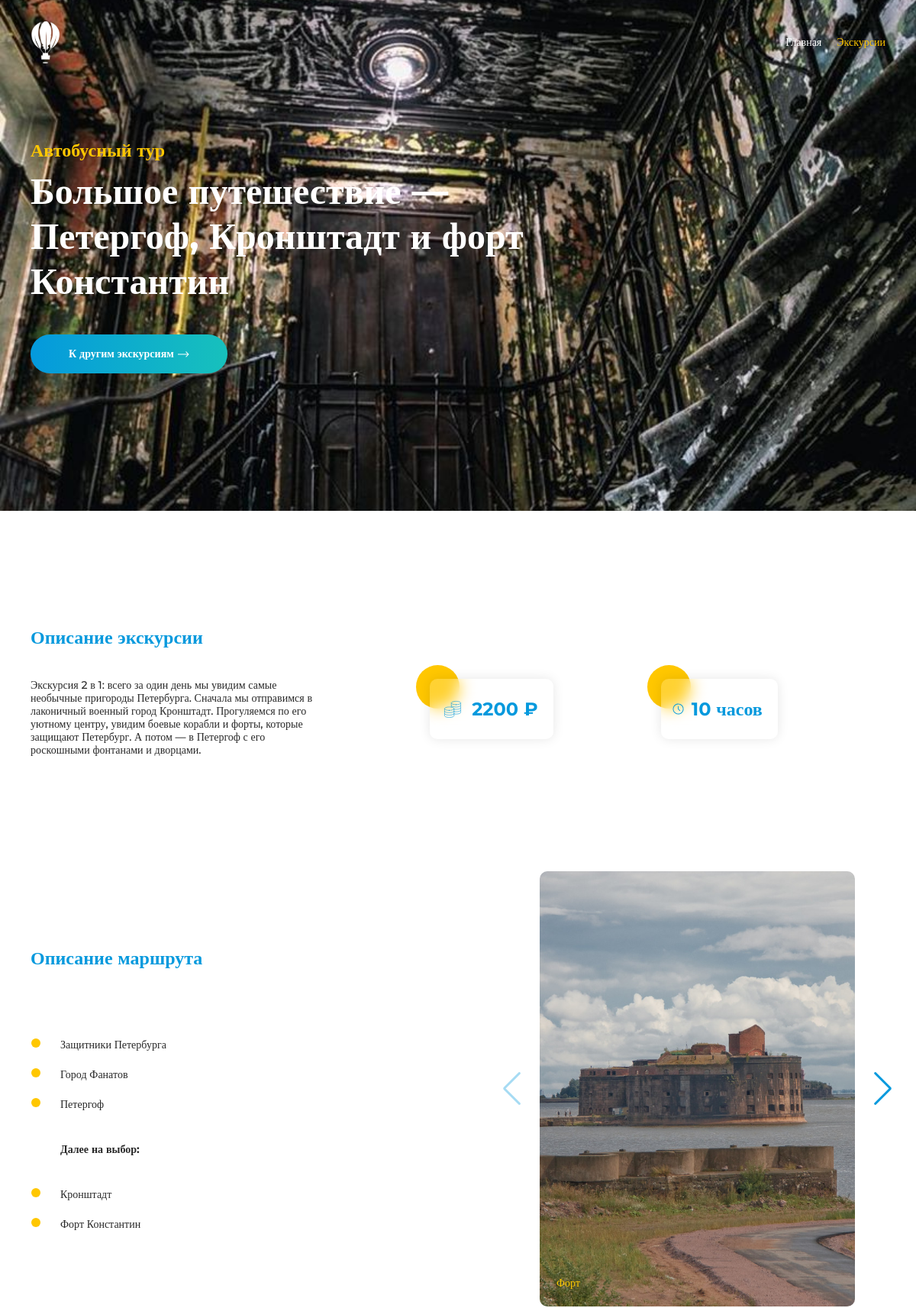
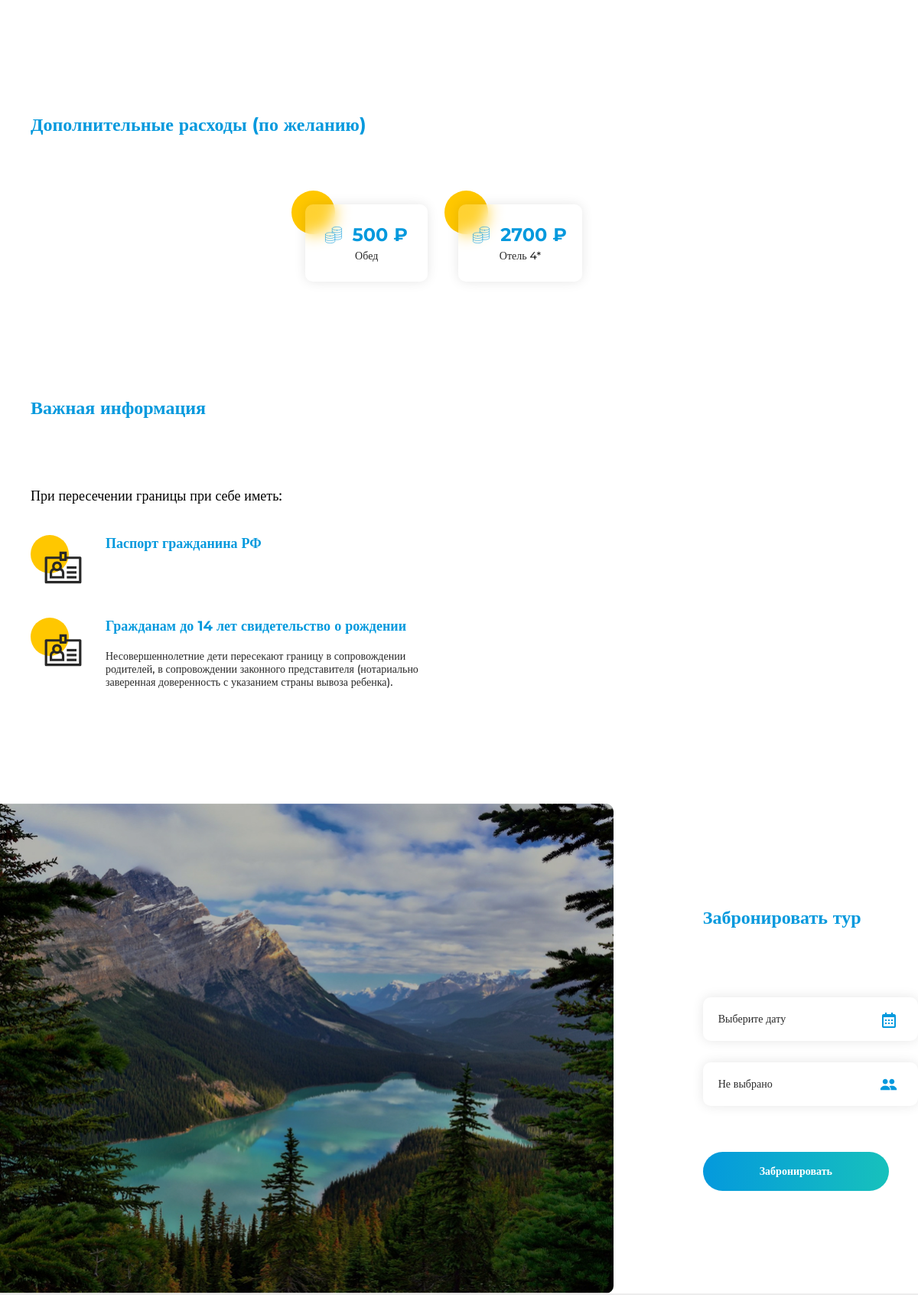
/7 (upper part), run on the app's committed database (2 pictures, top to bottom).
### catalog/models.py (models this page shows, shortened)
class Tour(models.Model):
    class Meta:
        verbose_name = "Тур"
        verbose_name_plural = "Туры"
    name = models.CharField(max_length=255, verbose_name="Название тура")
    image = models.ImageField(upload_to="images", verbose_name="Фото")
    type_of_tour = models.ForeignKey(Type, on_delete=models.DO_NOTHING, verbose_name="Вид тура")
    place = models.CharField(max_length=255, verbose_name="Место проведения тура")
    price = models.PositiveIntegerField(verbose_name="Цена тура за одного человека")
    time = models.CharField(max_length=255, verbose_name="Длительность тура")
    description = models.TextField(verbose_name="Описание экскурсии")
    description2 = models.TextField(verbose_name="Описание маршрута (каждую точку писать с новой строки!)")
    additional_plces = models.TextField(verbose_name="Далее на выбор (каждую точку писать с новой строки!)", blank=True, null=True)
    gallery = models.ForeignKey(TourGallery, on_delete=models.CASCADE, verbose_name="Галлерея")
    additional_expences = models.ManyToManyField(TourExp, verbose_name="Дополнительные расходы")
    fav = models.BooleanField(verbose_name="Добавить в популярные туры", default=False)

class Type(models.Model):
    class Meta:
        verbose_name = "Вид тура"
        verbose_name_plural = "Виды туров"
    name = models.CharField(max_length=255, verbose_name="Вид тура")
    slug = models.SlugField(max_length=255, db_index=True, unique=True)
    def __str__(self):
        return self.name

class Images(models.Model):
    class Meta:
        verbose_name = "Фото для тура"
        verbose_name_plural = "Фото для туров"
    name = models.CharField(max_length=255, verbose_name="Место на фото")
    img = models.ImageField(upload_to="gallery", verbose_name="Фото")

class TourExp(models.Model):
    class Meta:
        verbose_name = "Дополнительные расходы"
        verbose_name_plural = "Дополнительные расходы"
    name = models.CharField(max_length=255, verbose_name="Название расхода")
    price = models.PositiveIntegerField(verbose_name="Цена")

### catalog/views.py (the view)
# urls.py: path('<int:pk>', single_tour, name='single_tour')
def single_tour(request, pk):
    tour = Tour.objects.get(pk=pk)
    tour.description2 = tour.description2.split("\n")
    tour.additional_plces = tour.additional_plces.split("\n") if tour.additional_plces else ""
    context = {'tour': tour}
    return render(request, 'single-tour.html', context=context)

### catalog/templates/single-tour.html (shortened to what this page needs)
{% extends 'base.html' %}
{% load static %}
{% block main %}
	<main class="single-tour-page">
			<section class="single-tour">
				<div class="single-tour__header tour-header">
					<div class="single-tour__image ibg">
					</div>
					<div class="tour-header__content">
						<span class="tour-header__type">
							{{ tour.type_of_tour }}
						</span>
						<h1 class="tour-header__title">
							{{ tour.name }}
						</h1>
						<a href="{% url 'tours' %}" class="tour-header__button button button_arrow">
							К другим экскурсиям
						</a>
					</div>
				</div>
			</section>
			<section class="tour-desc">
				<div class="container">
					<div class="tour-desc__body">
						<h3 class="tour-desc__title page-title">
							Описание экскурсии
						</h3>
						<div class="tour-desc__content">
							<p class="tour-desc__desc desc">
								{{ tour.description }}
							</p>
							<div class="tour-desc__cols">
								<div class="tour-desc__item-wrapper with-circle__wrapp">
									<div class="tour-desc__circle with-circle__circle"></div>
									<div class="tour-desc__item with-circle__item">
										<span class="tour-desc__item-val tour-desc__item-val_cost with-circle__val">{{ tour.price }} ₽</span>
									</div>
								</div>
								<div class="tour-desc__item-wrapper with-circle__wrapp">
									<div class="tour-desc__circle with-circle__circle"></div>
									<div class="tour-desc__item with-circle__item">
										<span class="tour-desc__item-val tour-desc__item-val_time with-circle__val">{{ tour.time }}</span>
									</div>
								</div>
							</div>
						</div>
					</div>
				</div>
			</section>
			<section class="route">
				<div class="container">
					<div class="route__body">
						<div class="route__content">
							<h2 class="route__title page-title">
								Описание маршрута
							</h2>
							<ul class="route__plan">
								{% for d in tour.description2 %}
								<li>
									<p>{{ d }}</p>
								</li>
								{% endfor %}
								{% if tour.additional_plces != "" %}
								<li>
									<span>Далее на выбор:</span>
								</li>
								{% for d in tour.additional_plces %}
								<li>
									<p>{{ d }}</p>
								</li>
								{% endfor %}
								{% endif %}
							</ul>
						</div>
						<div class="slider2">
							<div class="rout__slider swiper">
								<div class="rout__slider-wrapper swiper-wrapper">
									{% for pic in tour.gallery.images.all %}
									<div class="rout__item-wrapper swiper-slide">
										<div class="rout__item ibg">
											<h5 class="rout__item-title">
												{{ pic.name }}
											</h5>
										</div>
									</div>
									{% endfor %}
								</div>
							</div>
							<div class="swiper-button-prev"></div>
							<div class="swiper-button-next"></div>
						</div>
					</div>
				</div>
			</section>
			<section class="expenses">
				<div class="container">
					<div class="expenses__body">
						<h2 class="expenses__title page-title">
							Дополнительные расходы (по желанию)
						</h2>
						<div class="expenses__items">
							{% for e in tour.additional_expences.all %}
							<div class="expenses__item-wrapper with-circle__wrapp">
								<div class="expenses__circle with-circle__circle"></div>
								<div class="expenses__item with-circle__item">
									<span class="expenses__item-cost with-circle__val">
										{{ e.price }} ₽
									</span>
									<p class="expenses__item-desc desc">
										{{ e.name }}
									</p>
								</div>
							</div>
							{% endfor %}
						</div>
					</div>
				</div>
			</section>
			<section class="important">
				<div class="container">
					<div class="important__body">
						<h2 class="important__title page-title">
							Важная информация
						</h2>
						<div class="important__content">
							<div class="important__info">
								<h4 class="important__info-title">
									При пересечении границы при себе иметь:
								</h4>
								<div class="important__info-items">
									<div class="important__info-item info-item">
										<div class="important__info info-item__img">
											<img src="{% static 'Img/Single-tour/Info/icon_02.svg' %}" alt="">
										</div>
										<div class="important__info info-item__text">
											<h5 class="important__info info-item__title">
												Паспорт гражданина РФ
											</h5>
										</div>
									</div>
									<div class="important__info-item info-item">
										<div class="important__info info-item__img">
											<img src="{% static 'Img/Single-tour/Info/icon_02.svg' %}" alt="">
										</div>
										<div class="important__info info-item__text">
											<h5 class="important__info info-item__title">
												Гражданам до 14 лет свидетельство о рождении
											</h5>
											<div class="important__info info-item__desc desc">
												Несовершеннолетние дети пересекают границу в сопровождении родителей, в сопровождении законного представителя (нотариально заверенная доверенность с указанием страны вывоза ребенка).
											</div>
										</div>
									</div>
								</div>
							</div>
						</div>
					</div>
				</div>
			</section>
			<section class="booking">
				<div class="container">
					<div class="booking__body">
						<img class="booking__image" src="{% static 'Img/Single-tour/Form/image_01.jpg' %}" alt="">
						<form action="{% url 'tours' %}" class="booking__form">
							<h2 class="booking__title title">Забронировать тур</h2>
							<div class="booking__input-wrapper booking__input-wrapper_date">
								<input placeholder="Выберите дату" id="airdatepicker_booking" type="text" class="booking__input ">
							</div>
							<div class="booking__select-wrapper select-wrapper booking__select-wrapper_count">
								<select class="booking__select" name="" id="">
									<option selected value="">Не выбрано</option>
								</select>
							</div>
							<button class="booking__button button" type="submit">
								Забронировать
							</button>
						</form>
					</div>
				</div>
			</section>
		</main>
{% endblock %}

### data on the page
Tour: type_of_tour "Автобусный тур", name "Большое путешествие — Петергоф, Кронштадт и форт Константин", description "Экскурсия 2 в 1: всего за один день мы увидим самые необычные пригороды Петербурга. Сначала мы отправимся в лаконичный военный город Кронштадт. Прогуляемся по его уютному центру, увидим боевые корабли и форты, которые защищают Петербург. А потом — в Петергоф с его роскошными фонтанами и дворцами.", price "2200", time "10 часов"
Images: name "Форт"
TourExp: price "500", name "Обед"
TourExp: price "2700", name "Отель 4*"

### other printed values
{{ d }} "Защитники Петербурга" "Город Фанатов" "Петергоф"
{{ d }} "Кронштадт" "Форт Константин"
